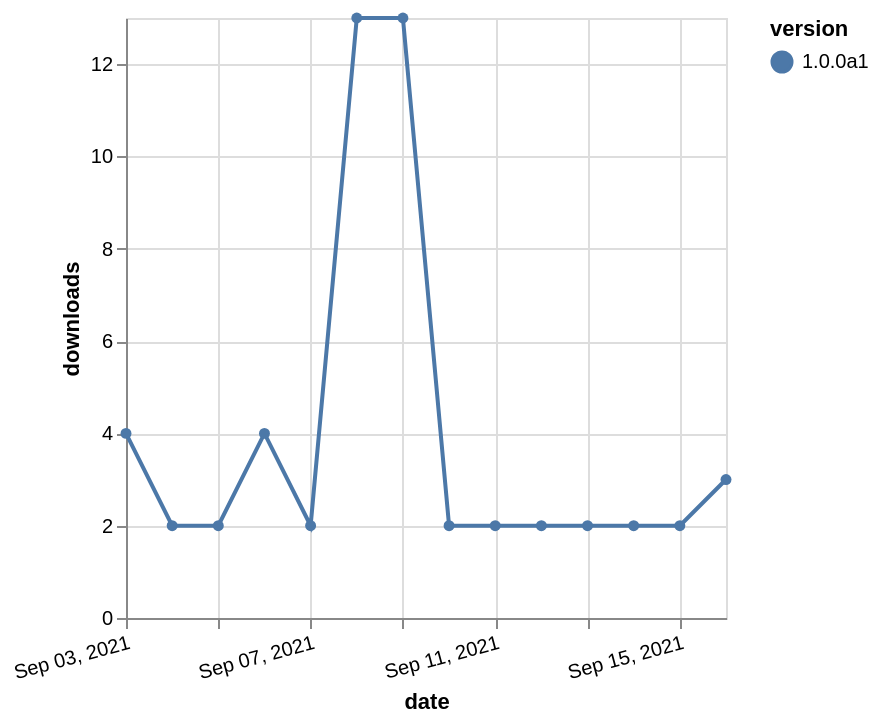

Here is the Vega-Lite specification saved for this chart:
### Vega-Lite specification from a JSON file in a GitHub repository (floating-point values rounded to 4 significant figures)
{"$schema": "https://vega.github.io/schema/vega-lite/v5.json", "description": "A simple bar chart with embedded data.", "data": {"values": [{"date": "2021-09-03", "total": 4095, "delta": 4, "version": "1.0.0a1"}, {"date": "2021-09-04", "total": 4097, "delta": 2, "version": "1.0.0a1"}, {"date": "2021-09-05", "total": 4099, "delta": 2, "version": "1.0.0a1"}, {"date": "2021-09-06", "total": 4103, "delta": 4, "version": "1.0.0a1"}, {"date": "2021-09-07", "total": 4105, "delta": 2, "version": "1.0.0a1"}, {"date": "2021-09-08", "total": 4118, "delta": 13, "version": "1.0.0a1"}, {"date": "2021-09-09", "total": 4131, "delta": 13, "version": "1.0.0a1"}, {"date": "2021-09-10", "total": 4133, "delta": 2, "version": "1.0.0a1"}, {"date": "2021-09-11", "total": 4135, "delta": 2, "version": "1.0.0a1"}, {"date": "2021-09-12", "total": 4137, "delta": 2, "version": "1.0.0a1"}, {"date": "2021-09-13", "total": 4139, "delta": 2, "version": "1.0.0a1"}, {"date": "2021-09-14", "total": 4141, "delta": 2, "version": "1.0.0a1"}, {"date": "2021-09-15", "total": 4143, "delta": 2, "version": "1.0.0a1"}, {"date": "2021-09-16", "total": 4146, "delta": 3, "version": "1.0.0a1"}]}, "width": "container", "mark": {"type": "line", "point": {"filled": true}}, "encoding": {"x": {"field": "date", "type": "temporal", "timeUnit": "yearmonthdate", "title": "date", "axis": {"labelAngle": -15}}, "y": {"field": "delta", "type": "quantitative", "title": "downloads"}, "color": {"field": "version", "type": "nominal"}, "tooltip": {"field": "delta"}}}
